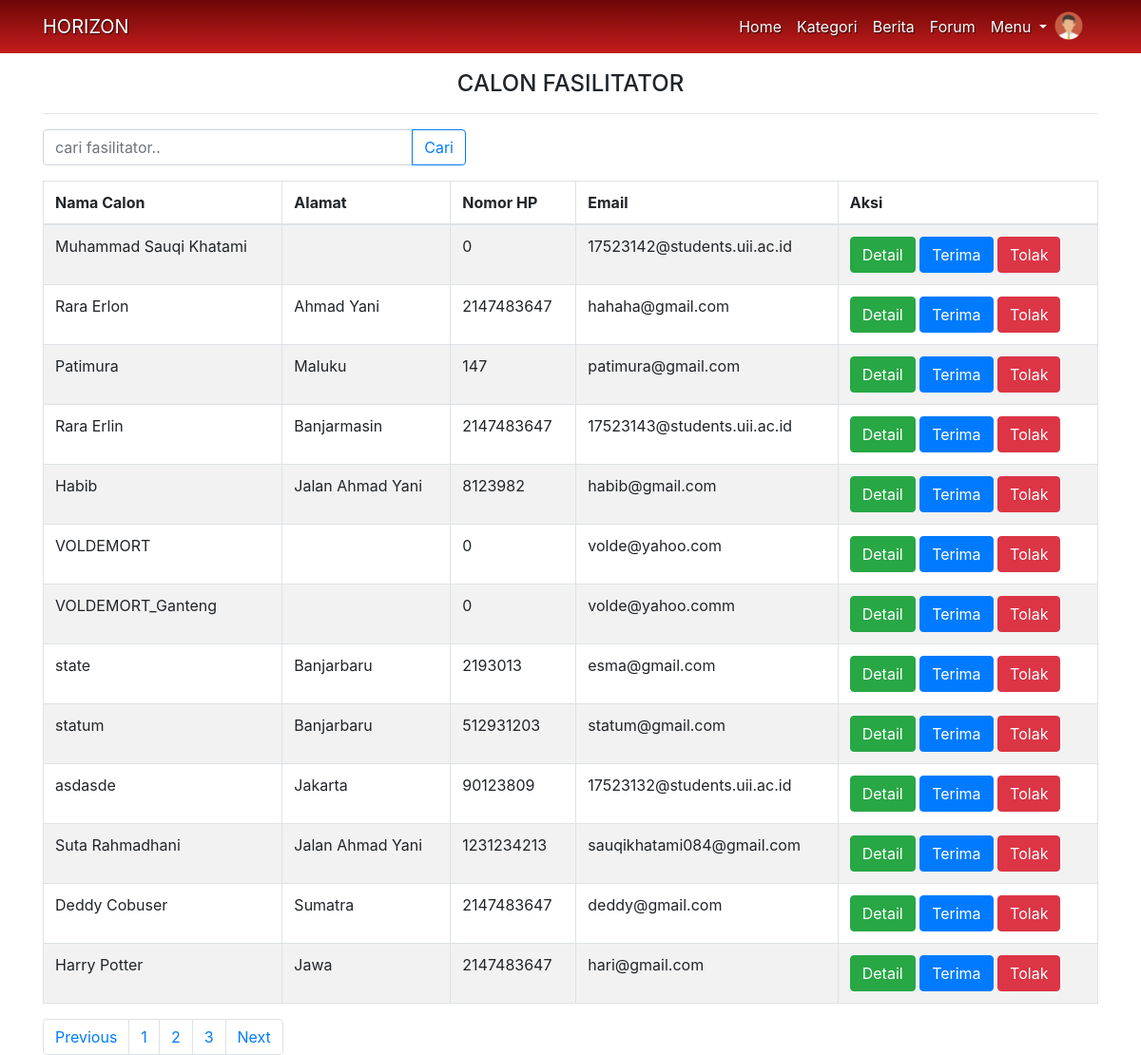
Page /controller/calonfasilitator on the earlier database version.
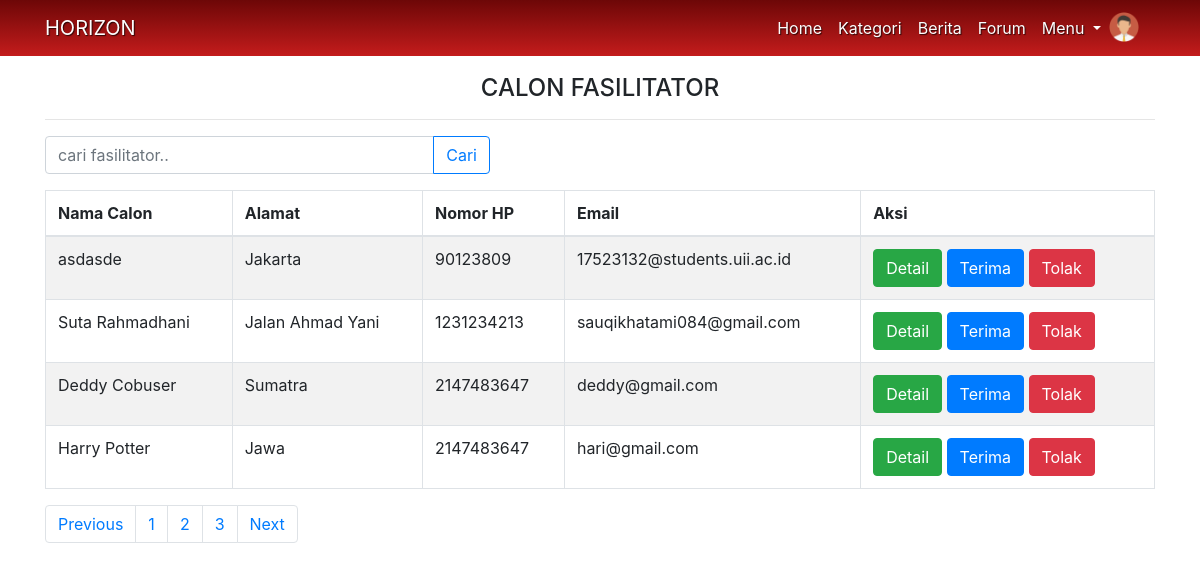
Same page on the later database version.
### tables this page shows
CREATE TABLE `m_users` (
  `id_user` int(11) NOT NULL,
  `nama` varchar(100) NOT NULL,
  `jenis_kelamin` varchar(20) NOT NULL,
  `usia` int(100) NOT NULL,
  `jenjang_pendidikan` varchar(100) NOT NULL,
  `alasan` text NOT NULL,
  `email` varchar(255) NOT NULL,
  `password` varchar(64) NOT NULL,
  `alamat` varchar(255) NOT NULL,
  `kode_pos` int(20) NOT NULL,
  `nomor_hp` int(12) NOT NULL,
  `peran` enum('fasilitator','bnpb') NOT NULL,
  `status` enum('nonaktif','aktif') NOT NULL,
  `kon_id` int(11) NOT NULL
);

### application/controllers/controller.php (called while the page is built, shortened)
<?php
class controller extends CI_Controller {
	function __construct() {
		$this->load->library(array('form_validation'));
		$this->load->helper(array('form', 'url'));
		$this->load->model('M_model');
	}
	public function calonfasilitator(){
		$cfs = $this->M_model->GetCalon();
		$this->load->view('calonfasilitator', array('cfs' => $cfs));
	}
}

### index.php (called while the page is built, shortened)
<?php
require_once BASEPATH.'core/CodeIgniter.php';

### application/models/M_model.php (called while the page is built, shortened)
<?php
class M_model extends CI_Model{
    public function GetCalon($where=""){
        $cfs = $this->db->query('SELECT * FROM m_users WHERE status="nonaktif"'.$where);
        return $cfs->result_array();
    }
  }
  ?>

### application/views/calonfasilitator.php (the view, shortened to what this page needs)
<?php require 'b_header.php'; ?>
    <div class="container mt-4 text-center" style="padding-top:50px">
      <h4>CALON FASILITATOR</h4><hr>
      <div class="row mt-1">
      <div class="col-lg-5">
          <form action="" method="post">
            <div class="input-group">
              <input type="text" class="form-control" placeholder="cari fasilitator.." name="keyword" autocomplete="off">
              <div class="input-group-append">
                <button class="btn btn-outline-primary" type="submit" id="tombolCari">Cari</button>
              </div>
            </div>
          </form>
        </div>
      </div>
      <div class="table-responsive">
        <table id="user_data" class="table table-bordered table-striped">
          <thead>
              <tr>
                <th>Nama Calon</th>
                <th>Alamat</th>
                <th>Nomor HP</th>
                <th>Email</th>
                <th>Aksi</th>
              </tr>
          </thead>
          <?php foreach ($cfs as $c) { ?>
              <tr>
                <td><?= $c['nama']; ?></td>
                <td><?= $c['alamat']; ?></td>
                <td><?= $c['nomor_hp']; ?></td>
                <td><?= $c['email']; ?></td>
                <td>
                <button type="button" class="btn btn-success" href="<?php echo base_url().'controller/detailcalon/'.$c['id_user']; ?>" data-toggle="modal" data-target="#formModal">
                  Detail
                </button>
                <a class="btn btn-primary" href="<?php echo base_url('controller/terimaFasilitator/'.$c['id_user']); ?>">Terima</a>
                <a class="btn btn-danger" href="<?php echo base_url('controller/tolakFasilitator/'.$c['id_user']); ?>" onclick="return confirm('Anda Yakin Ingin Menghapus Data Ini?')">Tolak</a>
                </td>
              </tr>
          <?php } ?>
            </table>
          </div>
          <nav aria-label="Page navigation example">
            <ul class="pagination col-auto">
              <li class="page-item"><a class="page-link" href="#">Previous</a></li>
              <li class="page-item"><a class="page-link" href="#">1</a></li>
              <li class="page-item"><a class="page-link" href="#">2</a></li>
              <li class="page-item"><a class="page-link" href="#">3</a></li>
              <li class="page-item"><a class="page-link" href="#">Next</a></li>
            </ul>
          </nav>
    </div>
<?php require 'footer.php'; ?>

Differences in the rows shown:
no longer on this page (row edited): m_users: nama "Muhammad Sauqi Khatami", nomor_hp "0", email "17523142@students.uii.ac.id"
no longer on this page (row edited): m_users: nama "Rara Erlon", alamat "Ahmad Yani", nomor_hp "2147483647", email "hahaha@gmail.com"
no longer on this page (row edited): m_users: nama "Patimura", alamat "Maluku", nomor_hp "147", email "patimura@gmail.com"
no longer on this page (row edited): m_users: nama "Rara Erlin", alamat "Banjarmasin", nomor_hp "2147483647", email "17523143@students.uii.ac.id"
removed m_users: nama "Habib", alamat "Jalan Ahmad Yani", nomor_hp "8123982", email "habib@gmail.com"
removed m_users: nama "VOLDEMORT", nomor_hp "0", email "volde@yahoo.com"
removed m_users: nama "VOLDEMORT_Ganteng", nomor_hp "0", email "volde@yahoo.comm"
no longer on this page (row edited): m_users: nama "state", alamat "Banjarbaru", nomor_hp "2193013", email "esma@gmail.com"
removed m_users: nama "statum", alamat "Banjarbaru", nomor_hp "512931203", email "statum@gmail.com"
